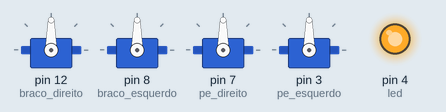
The sketch below on a simulated Arduino Uno, built with avr-gcc and run on an emulated ATmega328P. Shown: 4 × servo, output pins drawn as LEDs (lit = HIGH).

Above: at 0.1 s.
At 2.1 s:
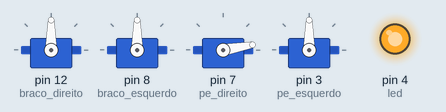
At 4.1 s:
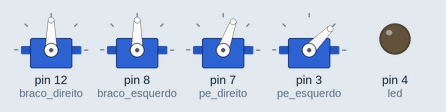
At 14.1 s:
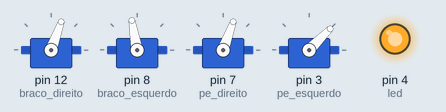
At 24.1 s:
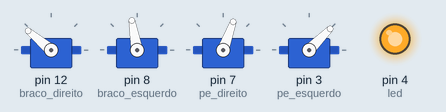
At 34.1 s:
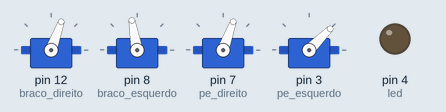
Timing chart, 0 to 40.0 s (numbered marks = the images above):
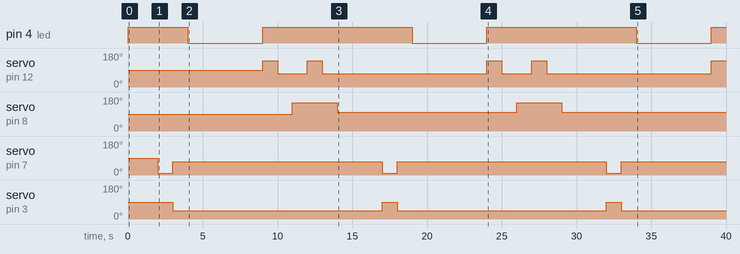

The sketch:

sapo_pernas_bra_os.ino
```cpp
// (licence header left out)
// THE SOFTWARE IS PROVIDED "AS IS", WITHOUT WARRANTY OF ANY KIND, EXPRESS OR
// IMPLIED, INCLUDING BUT NOT LIMITED TO THE WARRANTIES OF MERCHANTABILITY,
// FITNESS FOR A PARTICULAR PURPOSE AND NONINFRINGEMENT. IN NO EVENT SHALL THE
// AUTHORS OR COPYRIGHT HOLDERS BE LIABLE FOR ANY CLAIM, DAMAGES OR OTHER
// LIABILITY, WHETHER IN AN ACTION OF CONTRACT, TORT OR OTHERWISE, ARISING FROM,
// OUT OF OR IN CONNECTION WITH THE SOFTWARE OR THE USE OR OTHER DEALINGS IN THE
// SOFTWARE.

#include <Servo.h>

Servo braco_direito;
Servo braco_esquerdo;
Servo pe_direito;
Servo pe_esquerdo;

int led=4;

void setup() {
  pinMode (led, OUTPUT);

  braco_direito.attach(12); //esquerda faz de 0 para 50. 0 esta mais a frente
  braco_esquerdo.attach(8); // direita
  pe_direito.attach(7);
  pe_esquerdo.attach(3);

}

void loop() {
  liga();
  delay(2000);
  dois_pes();
  desliga();
  delay(2000);
  liga();

  desliga();
  delay(1000);
  liga();
  braco_dir();
  dois_bracos();
}

//====================================

void braco_esq()
{
  braco_esquerdo.write(150);
  delay(1000);
  braco_esquerdo.write(100);
  delay (1000);
}
//-------
void braco_dir()
{

  braco_direito.write(140);
  delay (1000);
  braco_direito.write(70);
  delay(1000);

}

//-------
void dois_bracos()
{
  braco_esquerdo.write(150);
  delay(1000);
  braco_direito.write(140);
  delay (1000);
  braco_direito.write(70);
  delay(1000);
  braco_esquerdo.write(100);

  delay (1000);
}

//----------------
void dois_pes()
{
  pe_direito.write(10);
  pe_esquerdo.write(90);
  delay (1000);
  pe_direito.write(70);
  pe_esquerdo.write(45);
  delay (1000);

}

//----------------~

void liga()
{
  digitalWrite (led, HIGH);
}
//--------------
void desliga()
{
  digitalWrite (led, LOW);
  delay(1000);
}
```

Measured:
- by itself, pin 4 (led): repeats every 15.0 s: LOW 5.0 s, HIGH 10.0 s
- by itself, servo on pin 8 (braco_esquerdo): alternates 150° for 3.0 s and 100° for 12.0 s
- by itself, servo on pin 7 (pe_direito): alternates 70° for 14.0 s and 10° for 1.0 s
- by itself, servo on pin 3 (pe_esquerdo): alternates 90° for 1.0 s and 45° for 14.0 s
- by itself, servo on pin 12 (braco_direito): 90° → 140° at 9.0 s, → 70° 1.0 s later, → 140° 2.0 s later, → 70° 1.0 s later, … (9 changes in this stretch)
